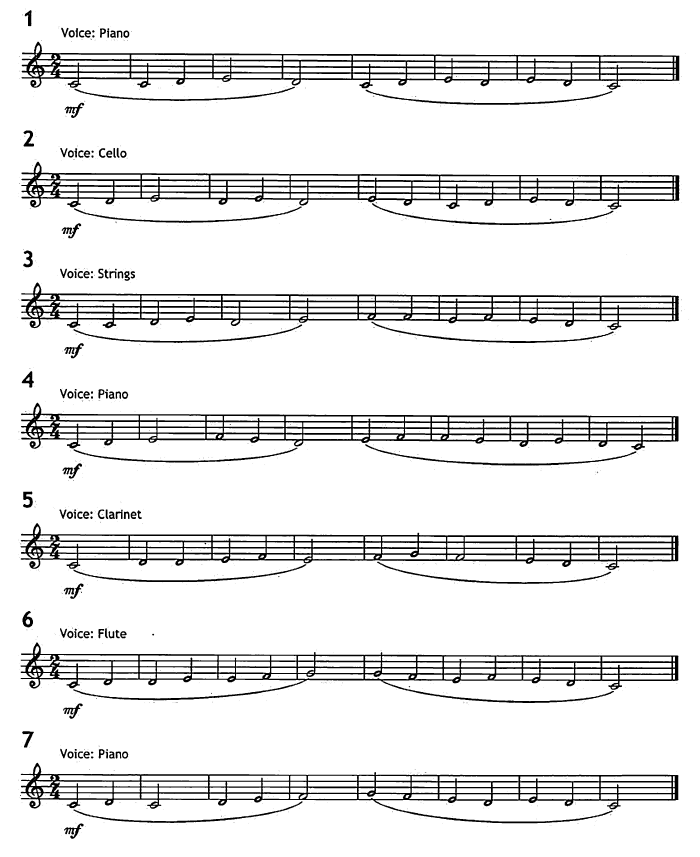
#> input picture backend/temp/e578c8c0-51a5-4515-a75b-a547ce45bb92_clean_a44c7ce9-06c9-48f5-b1ee-8eca8eade36e.jpeg, 2800 x 3426 px (shown at 1/4 size)
$ python -i preprocess.py   (imports and definitions only)   (older library calls are emulated)
#> lines starting #> are read from the running program, lines starting #| are printed output that depends on the picture; after the words box and inside, x2 and y2 are one past the last pixel; in counts of white or black regions, pixels touching at a corner belong together
import cv2
import numpy as np
import os
import shutil
from PIL import Image as PILImage, ImageOps

class OMRRecognitionError(Exception):
    """Exception raised when the sheet music cannot be processed or recognized."""
    pass

def read_image_with_orientation(path):
    """
    Read an image using PIL to preserve EXIF orientation,
    then convert it to an OpenCV BGR format image.
    """
    if not os.path.exists(path):
        raise FileNotFoundError(f"Input image not found: {path}")

    try:
        with PILImage.open(path) as pil_img:
            # Transpose image based on EXIF orientation metadata
            pil_img = ImageOps.exif_transpose(pil_img)
            # Convert RGB PIL Image to BGR OpenCV format
            opencv_img = cv2.cvtColor(np.array(pil_img), cv2.COLOR_RGB2BGR)
            return opencv_img
    except Exception as e:
        raise ValueError(f"Failed to load or rotate image at '{path}': {str(e)}")

def get_image_dpi(path):
    """Read DPI from image metadata if available."""
    try:
        with PILImage.open(path) as pil_img:
            dpi = pil_img.info.get('dpi')
            if dpi:
                return float(dpi[0])
    except Exception:
        pass
    return None

def analyze_exposure_and_contrast(gray_image):
    """
    Compute average brightness and standard deviation to detect poor lighting
    or low contrast exposures.
    """
    mean_val = np.mean(gray_image)
    std_dev = np.std(gray_image)

    is_poor_exposure = mean_val < 50 or mean_val > 220
    is_low_contrast = std_dev < 15

    print(f"[validation] Image quality metrics: mean={mean_val:.1f}, std={std_dev:.1f}")
    if is_poor_exposure:
        print("[validation] WARNING: Poor exposure detected (too dark or too bright).")
    if is_low_contrast:
        print("[validation] WARNING: Low contrast detected.")

    return is_poor_exposure or is_low_contrast

def crop_and_correct_perspective(gray_image):
    """
    Detect the page boundary of the music sheet, correct perspective tilt,
    and crop to the sheet area. Falls back to bounding rect crop or whole image.
    """
    h, w = gray_image.shape
    aspect_ratio = w / h if h > 0 else 1.0

    # If the image is highly rectangular/wide, it represents a cropped staff or system.
    # Page detection and perspective warping on this will distort the staves, so skip it.
    if aspect_ratio > 2.0:
        print(f"[preprocess] Aspect ratio is wide ({aspect_ratio:.2f}). Skipping page perspective warp.")
        return gray_image

    total_area = h * w

    # 1. Bilateral filter to reduce noise while keeping page edges crisp
    blurred = cv2.bilateralFilter(gray_image, 9, 75, 75)

    # 2. Canny edge detection
    edges = cv2.Canny(blurred, 30, 120)

    # Dilate edges to close gaps in outline
    kernel = cv2.getStructuringElement(cv2.MORPH_RECT, (3, 3))
    edges = cv2.dilate(edges, kernel, iterations=1)

    # 3. Find contours
    contours, _ = cv2.findContours(edges, cv2.RETR_EXTERNAL, cv2.CHAIN_APPROX_SIMPLE)

    if not contours:
        return gray_image

    # Sort contours by area in descending order
    contours = sorted(contours, key=cv2.contourArea, reverse=True)

    for contour in contours:
        area = cv2.contourArea(contour)
        # We only consider page-like contours that take up a significant portion of the image
        if area < total_area * 0.15:
            break

        # Approximate contour to a polygon
        perimeter = cv2.arcLength(contour, True)
        approx = cv2.approxPolyDP(contour, 0.02 * perimeter, True)

        # If it has 4 corners and is convex, warp perspective
        if len(approx) == 4 and cv2.isContourConvex(approx):
            pts = approx.reshape(4, 2)
            rect = np.zeros((4, 2), dtype="float32")

            s = pts.sum(axis=1)
            rect[0] = pts[np.argmin(s)] # Top-Left
            rect[2] = pts[np.argmax(s)] # Bottom-Right

            diff = np.diff(pts, axis=1)
            rect[1] = pts[np.argmin(diff)] # Top-Right
            rect[3] = pts[np.argmax(diff)] # Bottom-Left

            (tl, tr, br, bl) = rect

            # Compute width of target warped image
            widthA = np.sqrt(((br[0] - bl[0]) ** 2) + ((br[1] - bl[1]) ** 2))
            widthB = np.sqrt(((tr[0] - tl[0]) ** 2) + ((tr[1] - tl[1]) ** 2))
            maxWidth = max(int(widthA), int(widthB))

            # Compute height of target warped image
            heightA = np.sqrt(((tr[0] - br[0]) ** 2) + ((tr[1] - br[1]) ** 2))
            heightB = np.sqrt(((tl[0] - bl[0]) ** 2) + ((tl[1] - bl[1]) ** 2))
            maxHeight = max(int(heightA), int(heightB))

            # Ensure dimensions are valid
            if maxWidth > 100 and maxHeight > 100:
                dst = np.array([
                    [0, 0],
                    [maxWidth - 1, 0],
                    [maxWidth - 1, maxHeight - 1],
                    [0, maxHeight - 1]
                ], dtype="float32")

                M = cv2.getPerspectiveTransform(rect, dst)
                warped = cv2.warpPerspective(gray_image, M, (maxWidth, maxHeight))
                print(f"[preprocess] Corrected perspective warp. Contour area: {area:.0f} px")
                return warped

    # Fallback 1: Crop to bounding rect of the largest contour
    largest_area = cv2.contourArea(contours[0])
    if largest_area > total_area * 0.15:
        x, y, cw, ch = cv2.boundingRect(contours[0])
        pad = 10
        x_start = max(0, x - pad)
        y_start = max(0, y - pad)
        x_end = min(w, x + cw + pad)
        y_end = min(h, y + ch + pad)
        if (x_end - x_start) > 100 and (y_end - y_start) > 100:
            cropped = gray_image[y_start:y_end, x_start:x_end]
            print(f"[preprocess] Bounding rect fallback crop. Area: {largest_area:.0f} px")
            return cropped

    return gray_image

def estimate_staff_spacing(gray_image):
    """
    Estimate staff line thickness and staff space height (interline spacing)
    using vertical run-length analysis of white (spaces) and black (lines) runs.
    """
    # Create temporary thresholded image to count runs
    _, binary = cv2.threshold(gray_image, 0, 255, cv2.THRESH_BINARY | cv2.THRESH_OTSU)

    h, w = binary.shape
    cols = np.linspace(0, w - 1, min(30, w), dtype=int)

    black_runs = []
    white_runs = []

    for col in cols:
        col_pixels = binary[:, col]
        transitions = np.diff(col_pixels)
        transition_indices = np.where(transitions != 0)[0]

        if len(transition_indices) < 2:
            continue

        run_lengths = np.diff(transition_indices)
        run_values = col_pixels[transition_indices[:-1] + 1]

        for val, length in zip(run_values, run_lengths):
            if val == 0:  # Black run
                black_runs.append(length)
            else:         # White run
                white_runs.append(length)

    if not white_runs or not black_runs:
        return 0.0, 0.0

    # Widened limits to support thick staff lines and large spaces in upscaled images
    valid_space_runs = [r for r in white_runs if 4 <= r <= 150]
    valid_line_runs = [r for r in black_runs if 1 <= r <= 45]

    if not valid_space_runs or not valid_line_runs:
        return 0.0, 0.0

    line_thickness = float(np.median(valid_line_runs))
    space_height = float(np.median(valid_space_runs))

    return line_thickness, space_height

def detect_skew_angle(gray_image):
    """
    Detect the skew angle of the sheet music using Hough Line Transform.
    """
    h, w = gray_image.shape
    edges = cv2.Canny(gray_image, 50, 150, apertureSize=3)
    # Detect lines with min length 20% of image width
    lines = cv2.HoughLinesP(edges, 1, np.pi / 180, 100, minLineLength=max(50, w // 5), maxLineGap=20)
    if lines is None:
        return 0.0
    angles = []
    for line in lines:
        x1, y1, x2, y2 = line[0]
        angle = np.arctan2(y2 - y1, x2 - x1) * 180 / np.pi
        # We only consider horizontal-like lines (-30 to +30 degrees)
        if -30 <= angle <= 30:
            angles.append(angle)
    if not angles:
        return 0.0
    return float(np.median(angles))

# [9 lines left out: function rotate_image, not called in this run]

def evaluate_staff_clarity(binary_image):
    """
    Validate the clarity of staff lines in a binarized image.
    Returns a score representing the clarity/visibility of staff lines.
    """
    h, w = binary_image.shape
    kernel_width = max(15, w // 25)
    kernel = cv2.getStructuringElement(cv2.MORPH_RECT, (kernel_width, 1))

    inverted = cv2.bitwise_not(binary_image)
    horizontal = cv2.morphologyEx(inverted, cv2.MORPH_OPEN, kernel)

    contours, _ = cv2.findContours(horizontal, cv2.RETR_EXTERNAL, cv2.CHAIN_APPROX_SIMPLE)

    horiz_contours = []
    for c in contours:
        x, y, cw, ch = cv2.boundingRect(c)
        if cw >= 3 * ch and cw > (w // 10):
            horiz_contours.append(c)

    num_lines = len(horiz_contours)
    line_thick, space_height = estimate_staff_spacing(binary_image)

    # If no lines or spacing detected, it fails staff preservation
    if num_lines < 3 or space_height == 0.0 or line_thick == 0.0:
        return 0.0

    noise_pixels = np.sum(inverted) - np.sum(horizontal)
    noise_ratio = noise_pixels / max(1, np.sum(inverted))

    clarity_score = num_lines * (1.0 - noise_ratio)
    return float(clarity_score)

def analyze_image_properties(gray):
    """Analyze exposure, sharpness, noise, and skew parameters."""
    h, w = gray.shape
    mean_val = float(np.mean(gray))
    std_dev = float(np.std(gray))
    sharpness = float(cv2.Laplacian(gray, cv2.CV_64F).var())

    denoised = cv2.medianBlur(gray, 3)
    noise_est = float(np.std(cv2.absdiff(gray, denoised)))

    skew_angle = detect_skew_angle(gray)
    line_thickness, space_height = estimate_staff_spacing(gray)

    return {
        "width": w,
        "height": h,
        "brightness": mean_val,
        "contrast": std_dev,
        "sharpness": sharpness,
        "noise": noise_est,
        "skew_angle": skew_angle,
        "space_height": space_height,
        "line_thickness": line_thickness
    }

def generate_preprocessing_candidates(gray_image, metrics):
    """Generate multiple preprocessed candidates using different strategies."""
    h, w = gray_image.shape
    candidates = []

    # 1. Flatten Illumination (Division Normalization to remove shadows)
    kernel_size = max(19, min(w, h) // 40) | 1
    struct_element = cv2.getStructuringElement(cv2.MORPH_RECT, (kernel_size, kernel_size))
    background = cv2.morphologyEx(gray_image, cv2.MORPH_CLOSE, struct_element)
    background = cv2.GaussianBlur(background, (21, 21), 0)
    flat_gray = cv2.divide(gray_image, background, scale=255)

    # Deskew if skew detected
    skew = metrics["skew_angle"]
    if abs(skew) >= 0.5:
        flat_gray = rotate_image(flat_gray, skew)

    # Scale image (Lanczos upscaling shortest side to 2800px)
    space_height = metrics["space_height"]
    scale = 1.0
    if space_height > 0:
        scale = 16.0 / space_height
    if scale > 5.0:
        scale = 5.0
    elif scale < 0.5:
        scale = 0.5

    new_w, new_h = int(w * scale), int(h * scale)
    resized_flat = cv2.resize(flat_gray, (new_w, new_h), interpolation=cv2.INTER_LANCZOS4)

    # Setup adaptive block size
    block_size = 31

    # Candidate 1: Standard Adaptive Threshold (Division + Bilateral + Unsharp + CLAHE + Adaptive)
    try:
        denoised = cv2.bilateralFilter(resized_flat, 9, 75, 75)
        blurred = cv2.GaussianBlur(denoised, (5, 5), 1.0)
        sharpened = cv2.addWeighted(denoised, 1.5, blurred, -0.5, 0)
        clahe = cv2.createCLAHE(clipLimit=2.0, tileGridSize=(8, 8))
        enhanced = clahe.apply(sharpened)
        bin_adaptive = cv2.adaptiveThreshold(
            enhanced, 255, cv2.ADAPTIVE_THRESH_GAUSSIAN_C, cv2.THRESH_BINARY, block_size, 2
        )
        score = evaluate_staff_clarity(bin_adaptive)
        if score > 0.0:
            candidates.append({"name": "Adaptive", "image": bin_adaptive, "score": score})
    except Exception as e:
        print(f"[preprocess] Candidate 1 failed: {e}")

    # Candidate 2: Otsu Binarization (Division + CLAHE + Otsu)
    try:
        clahe = cv2.createCLAHE(clipLimit=2.0, tileGridSize=(8, 8))
        enhanced = clahe.apply(resized_flat)
        _, bin_otsu = cv2.threshold(enhanced, 0, 255, cv2.THRESH_BINARY | cv2.THRESH_OTSU)
        score = evaluate_staff_clarity(bin_otsu)
        if score > 0.0:
            candidates.append({"name": "Otsu", "image": bin_otsu, "score": score})
    except Exception as e:
        print(f"[preprocess] Candidate 2 failed: {e}")

    # Candidate 3: High Contrast (Division + Strong CLAHE + Adaptive)
    try:
        denoised = cv2.bilateralFilter(resized_flat, 9, 75, 75)
        clahe = cv2.createCLAHE(clipLimit=4.0, tileGridSize=(8, 8))
        enhanced = clahe.apply(denoised)
        bin_high = cv2.adaptiveThreshold(
            enhanced, 255, cv2.ADAPTIVE_THRESH_GAUSSIAN_C, cv2.THRESH_BINARY, block_size, 2
        )
        score = evaluate_staff_clarity(bin_high)
        if score > 0.0:
            candidates.append({"name": "HighContrast", "image": bin_high, "score": score})
    except Exception as e:
        print(f"[preprocess] Candidate 3 failed: {e}")

    # Candidate 4: Enhanced Denoised (Bilateral + Median + Adaptive)
    try:
        denoised = cv2.bilateralFilter(resized_flat, 9, 75, 75)
        median = cv2.medianBlur(denoised, 3)
        bin_denoised = cv2.adaptiveThreshold(
            median, 255, cv2.ADAPTIVE_THRESH_GAUSSIAN_C, cv2.THRESH_BINARY, block_size, 2
        )
        score = evaluate_staff_clarity(bin_denoised)
        if score > 0.0:
            candidates.append({"name": "Denoised", "image": bin_denoised, "score": score})
    except Exception as e:
        print(f"[preprocess] Candidate 4 failed: {e}")

    if not candidates:
        print("[preprocess] No candidates passed staff line validation. Generating fallback standard binarization.")
        bin_adaptive = cv2.adaptiveThreshold(
            resized_flat, 255, cv2.ADAPTIVE_THRESH_GAUSSIAN_C, cv2.THRESH_BINARY, block_size, 2
        )
        candidates.append({"name": "Fallback", "image": bin_adaptive, "score": 1.0})

    candidates.sort(key=lambda x: x["score"], reverse=True)
    return candidates

def preprocess_sheet_music_candidates(input_path, base_output_path, cropped_path=None, on_stage_change=None):
    """
    Preprocess sheet music and generate multiple binarized candidate file paths.
    Returns:
        tuple: (list of dict, quality_warning, low_res_warning)
    """
#> called with base_output_path = 'out.png'
    img = read_image_with_orientation(input_path)
#> in read_image_with_orientation, pil_img is the input picture: PIL image 2800x3426 L; min 0, max 255, mean 233.2
    h, w = img.shape[:2]

    dpi = get_image_dpi(input_path)
    print(f"[validation] Input dimensions: {w}x{h}, DPI: {dpi or 'Unknown'}")
#| [validation] Input dimensions: 2800x3426, DPI: Unknown

    if min(h, w) < 50:
        raise OMRRecognitionError(
            f"The uploaded image size ({w}x{h}) is too small to contain musical sheet information."
        )

    low_res_warning = min(h, w) < 1500 or max(h, w) < 2000
    gray = cv2.cvtColor(img, cv2.COLOR_BGR2GRAY)
    quality_warning = analyze_exposure_and_contrast(gray)
#> in analyze_exposure_and_contrast, `mean_val = np.mean(gray_image)`: mean_val = 233.2
#> in analyze_exposure_and_contrast, `std_dev = np.std(gray_image)`: std_dev = 71.26
#> in analyze_exposure_and_contrast, `is_poor_exposure = mean_val < 50 or mean_val > 220`: is_poor_exposure = True
#> in analyze_exposure_and_contrast, `is_low_contrast = std_dev < 15`: is_low_contrast = False
#| [validation] Image quality metrics: mean=233.2, std=71.3
#> quality_warning = True

    cropped = crop_and_correct_perspective(gray)
#> in crop_and_correct_perspective, `edges = cv2.Canny(blurred, 30, 120)`:
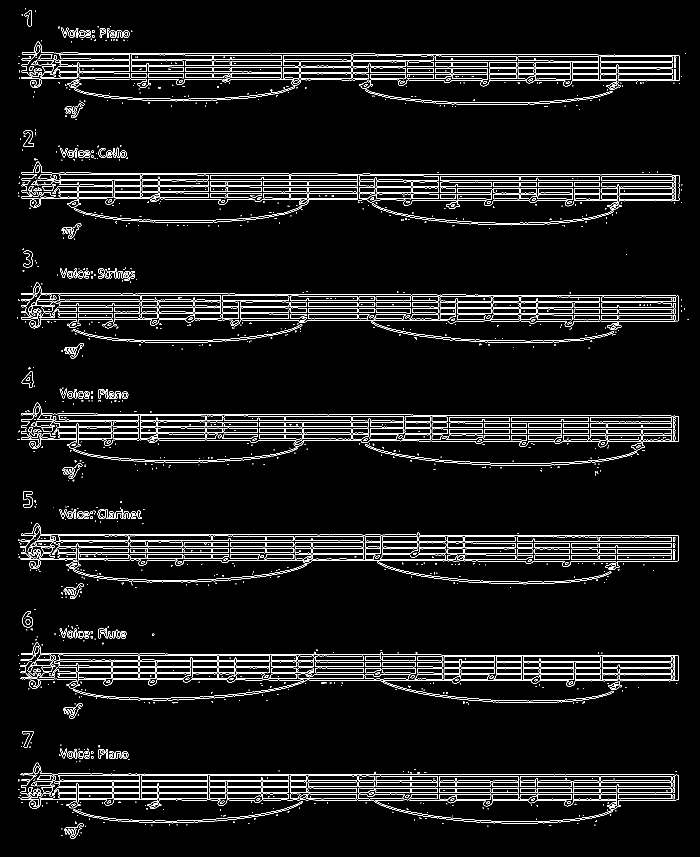
#> edges: shape (3426, 2800) (shown at 1/4 size); 2.7% white in thin lines or dots
#> in crop_and_correct_perspective, `edges = cv2.dilate(edges, kernel, iterations=1)`:
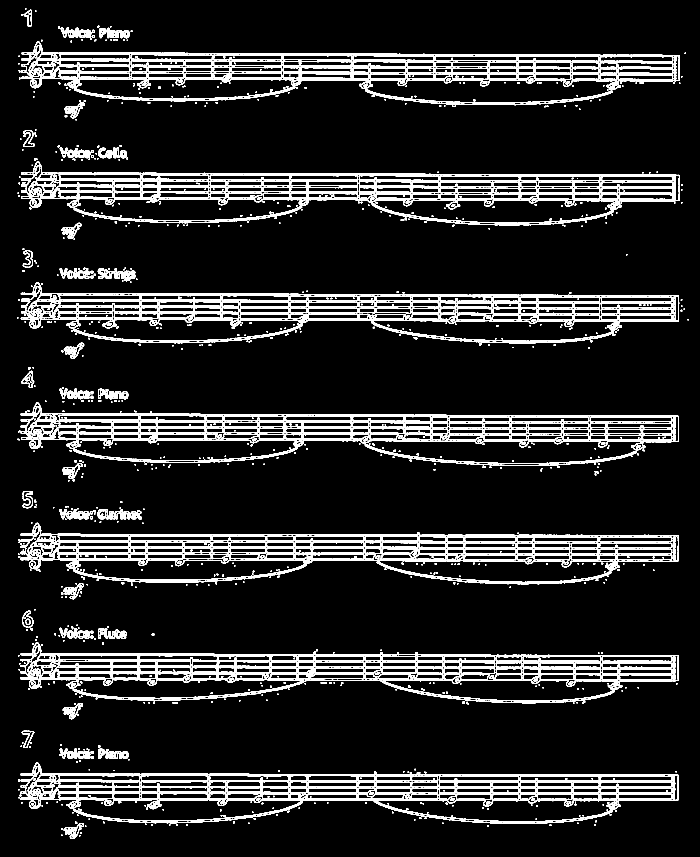
#> edges: shape (3426, 2800) (shown at 1/4 size); 8.6% white; 1691 white regions (14 under 20 px)
#> in crop_and_correct_perspective, `contours, _ = cv2.findContours(edges, cv2.RETR_EXTERNAL, cv2.CHAIN_APP..`: contours = 873 contours, 489 with area under 20; largest, box (x1, y1, x2, y2) and area: (81, 2568, 2715, 2813) 296908, (82, 3050, 2715, 3295) 291272, (81, 2091, 2715, 2330) 290789, (85, 166, 2719, 360) 286016, (84, 646, 2719, 839) 285364
#> the loop in crop_and_correct_perspective, `for contour in contours:` made 1 pass
#> area on pass 1: 296908.5
#> (the rest of the program and of its run is left out)
